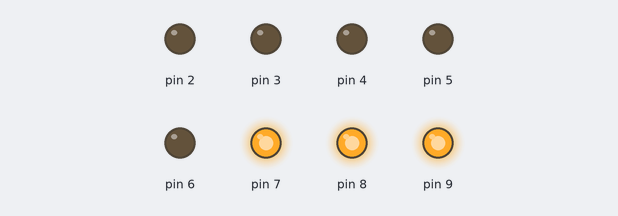
A sketch run on a simulated Arduino Uno, built with avr-gcc and run on an emulated ATmega328P. On the bench: output pins drawn as LEDs (lit = HIGH).

Above: at 1.5 s.
At 4.5 s:
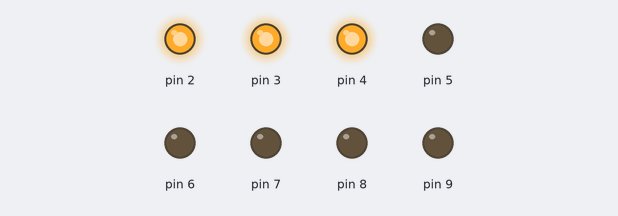
At 7.5 s:
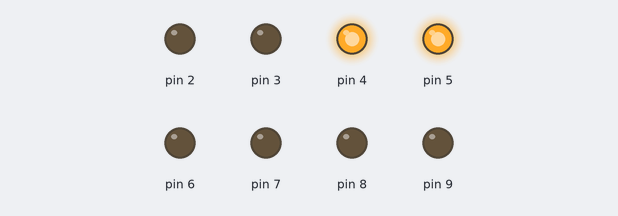
Timing chart, 0 to 11.7 s (numbered marks = the images above):
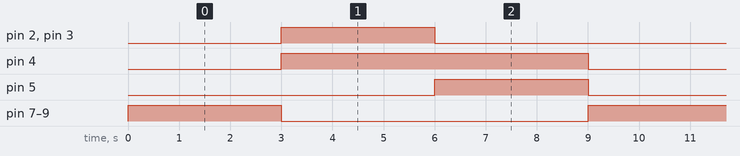

Measured:
- by itself, pin 2, pin 3, pin 5, pin 7–9: alternates HIGH for 3.0 s and LOW for 6.0 s
- by itself, pin 4: alternates HIGH for 6.0 s and LOW for 3.0 s
- by itself, everything shown: repeats every 9.0 s, in 3 steps

The sketch:

02_semaforo.ino
```cpp
void setup() {
 /* Declara que todas as portas no qual os leds
  estão ligados, é saída */
  for (int led = 2; led <= 9; led++) {
      pinMode(led, OUTPUT);
  }

  /* Declara que todas as portas no qual declaradas
  como saídas, iniciem desligadas */
  for (int led = 2; led <= 9; led++) {
      digitalWrite(led, LOW);
  }
}


void loop() {

  vermelho();
  delay(3000);
  verde();
  delay(3000);
  amarelo();
  delay(3000);

}

void verde(){
   for (int led = 2; led <= 9; led++) {
      if(led >= 2 &  led <= 4){
         digitalWrite(led, HIGH);
      }else{
        digitalWrite(led,LOW);
      }
  }
}

void vermelho(){
    for (int led = 2; led <= 9; led++) {
      if(led >= 7 &  led <= 9){
         digitalWrite(led, HIGH);
      }else{
        digitalWrite(led,LOW);
      }
  }
}

void amarelo(){
    for (int led = 2; led <= 9; led++) {
      if(led >= 4 &  led <= 5){
         digitalWrite(led, HIGH);
      }else{
        digitalWrite(led,LOW);
      }
  }

}
```
